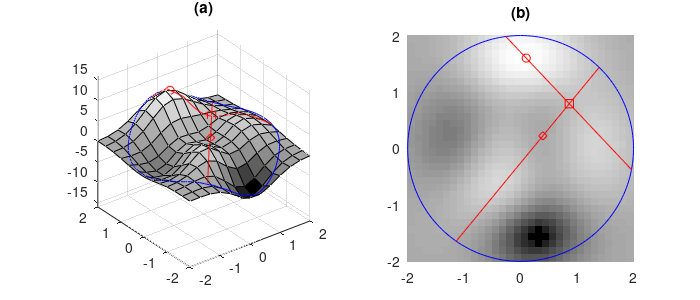

This figure's MATLAB source:
function descentdiagram

% DESCENTDIAGRAM draw a diagram of gradient descent

% descentdiagram.m
% Jeremy Barnes, 15/7/1999
% $Id$


% Generate our surface

[x, y, z] = peaks(19);


% First up, calculate where everything should go.

firstlinex = [0.1 1.8 -0.2];
firstliney = [1.6 -0.2 -0.5];

y2 = firstliney(2);
y1 = firstliney(1);
x2 = firstlinex(2);
x1 = firstlinex(1);

m = (y2 - y1) / (x2 - x1);
n = 1/m;
r = 2;

% This equation solves for where the line that passes through (x1, y1) and (x2, y2)intersects
% the circle at the origin with radius r.
xr = roots([1 + m^2, 2 * y1 * m - 2 * x1 * m^2, y1^2 - 2 * y1 * m * x1 + m^2 * x1^2 - r^2]);
yr = roots([1 + n^2, 2 * x1 * n - 2 * y1 * n^2, x1^2 - 2 * x1 * n * y1 + n^2 * y1^2 - r^2]);

% Generate a whole bunch of points along that line...

x1 = xr(1);  y1 = yr(2);  	% reversed as roots returns them that way
x2 = xr(2);  y2 = yr(1);

xl = linspace(x1, x2, 100);
yl = y1 + m * (xl - x1);

% Find the minimum value along that line
x;
y;
z;
zl = interp2(x, y, z, xl, yl);
i = find(zl == min(zl));
i = 50;
xmin = xl(i);
ymin = yl(i);

% Same for the second line

y2 = firstliney(3);
y1 = ymin;
x2 = firstlinex(3);
x1 = xmin;

m = (y2 - y1) / (x2 - x1);
n = 1/m;
r = 2;

% This equation solves for where the line that passes through (x1, y1) and (x2, y2)intersects
% the circle at the origin with radius r.
xr = roots([1 + m^2, 2 * y1 * m - 2 * x1 * m^2, y1^2 - 2 * y1 * m * x1 + m^2 * x1^2 - r^2]);
yr = roots([1 + n^2, 2 * x1 * n - 2 * y1 * n^2, x1^2 - 2 * x1 * n * y1 + n^2 * y1^2 - r^2]);

% Generate a whole bunch of points along that line...

x1 = xr(1);  y1 = yr(2);  	% reversed as roots returns them that way
x2 = xr(2);  y2 = yr(1);

xl2 = linspace(x1, x2, 100);
yl2 = y1 + m * (xl2 - x1);

% Find the minimum value along that line
zl2 = interp2(x, y, z, xl2, yl2);
i = find(zl2 == min(zl2));
i = 40;
xmin2 = xl2(i);
ymin2 = yl2(i);


figure(1);  clf;  subplot(1, 2, 1);
set(1, 'Renderer', 'painters');
surf(x,y,z);  hold on;
theta = linspace(0, 2*pi, 200);
circlex = 2 * sin(theta);
circley = 2 * cos(theta);

draw_on_surface(x, y, z, circlex, circley, 'b-');
draw_on_surface(x, y, z, xl, yl, 'r-');
draw_on_surface(x, y, z, xl2, yl2, 'r-');
draw_on_surface(x, y, z, firstlinex(1), firstliney(1), 'ro');
draw_on_surface(x, y, z, xmin, ymin, 'rs');
draw_on_surface(x, y, z, xmin2, ymin2, 'rd');

axis([-2 2 -2 2 -16 16]);
axis square;
colormap white;
title('(a)');

subplot(1, 2, 2);
[x, y, z] = peaks(49);
pcolor(x, y, z);  hold on;

plot(circlex, circley, 'b-');
axis([-2 2 -2 2 -16 16]);
shading flat;
colormap(sqrt(gray));
axis square;
title('(b)');

plot(xl, yl, 'r-');
plot(xl2, yl2, 'r-');
plot(firstlinex(1), firstliney(1), 'ro');
plot(xmin, ymin, 'rs');
plot(xmin2, ymin2, 'rd');

set(1, 'paperposition', [0 0 7 3]);
print -depsc -f1 descent.eps

function draw_on_surface(sx, sy, sz, fx, fy, linestyle)

% DRAW_ON_SURFACE draw the closed figure given by the points (fx, fy) on the surface (sx, sy, sz).
fz = interp2(sx, sy, sz, fx, fy);
plot3(fx, fy, fz + 0.5, linestyle);


